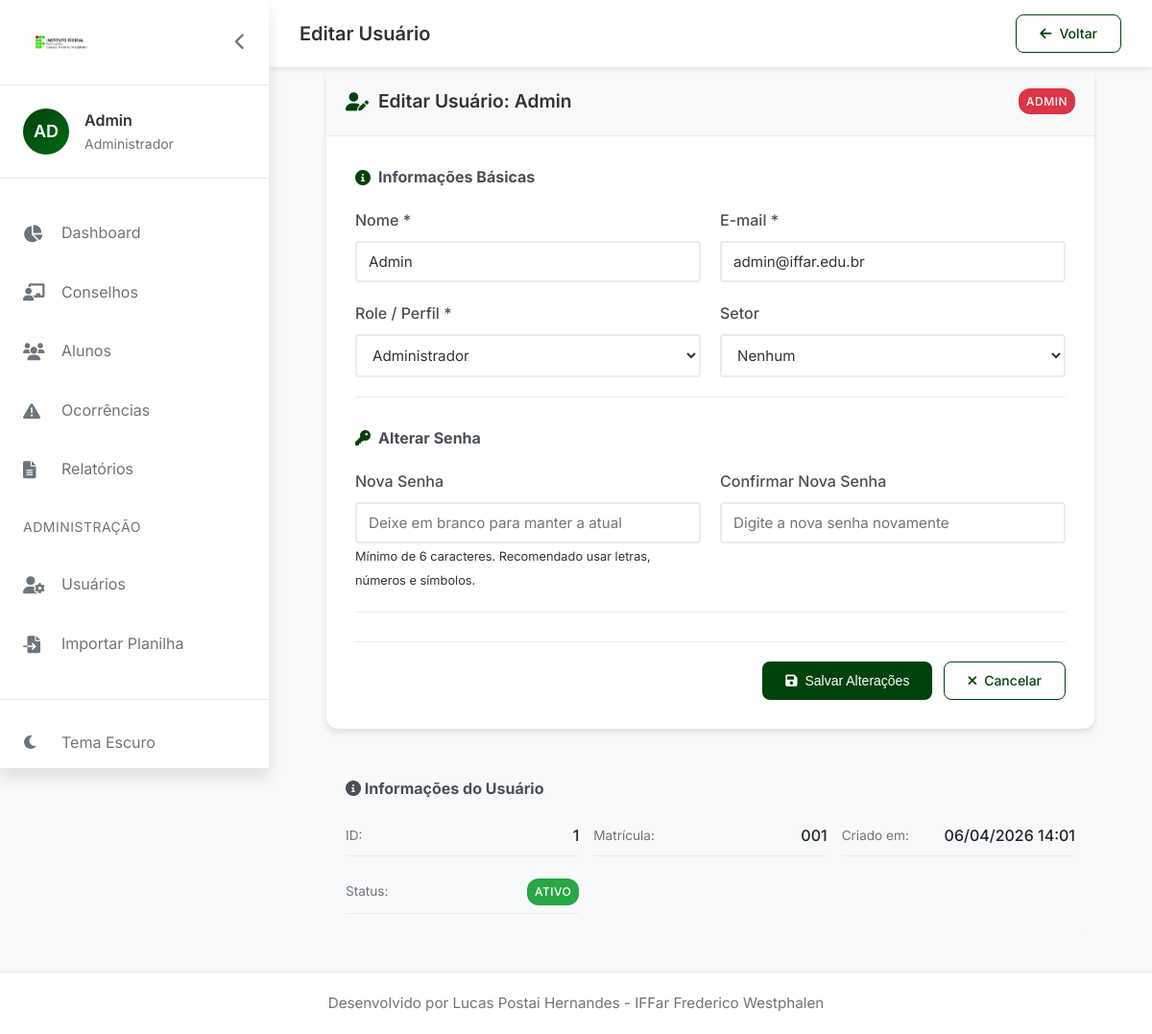
Page /admin/usuarios/1/editar (signed in) on the committed database.
### models.py (models this page shows, shortened)
class Usuario(UserMixin, db.Model):
    __tablename__ = 'usuarios'
    id = db.Column(db.Integer, primary_key=True)
    nome = db.Column(db.String(100), nullable=False)
    email = db.Column(db.String(100), unique=True, nullable=False)
    matricula = db.Column(db.String(20), unique=True, nullable=False)
    senha_hash = db.Column(db.String(200))
    role = db.Column(db.String(50), default='professor')
    setor_id = db.Column(db.Integer, db.ForeignKey('setores.id'))
    foto_perfil = db.Column(db.String(200))
    ativo = db.Column(db.Boolean, default=True)
    primeiro_acesso = db.Column(db.Boolean, default=True)
    ultimo_acesso = db.Column(db.DateTime)
    created_at = db.Column(db.DateTime, default=datetime.utcnow)
    setor = db.relationship('Setor', backref='usuarios')
    def is_admin(self):
        return self.role == 'admin'

### app.py (the view, shortened to what this page needs)
@app.route('/admin/usuarios/<int:id>/editar', methods=['GET', 'POST'])
@login_required
@role_required('admin')
def admin_editar_usuario(id):
    usuario = Usuario.query.get_or_404(id)
    setores = Setor.query.all()
    return render_template('admin/editar_usuario.html', usuario=usuario, setores=setores)

### app.py (called while the page is built)
def role_required(*roles):
    def decorator(f):
        @wraps(f)
        def decorated_function(*args, **kwargs):
            if not current_user.is_authenticated:
                return redirect(url_for('login'))
            if current_user.role not in roles and not current_user.is_admin():
                flash('Você não tem permissão para acessar esta página.', 'danger')
                return redirect(url_for('dashboard'))
            return f(*args, **kwargs)
        return decorated_function
    return decorator

@login_manager.user_loader
def load_user(user_id):
    return Usuario.query.get(int(user_id))

    def __call__(self, environ, start_response):
        path = environ.get('PATH_INFO', '')
        if path == '/':
            start_response('302 Found', [('Location', self.prefix + '/')])
            return []
        if path.startswith(self.prefix):
            environ['PATH_INFO'] = path[len(self.prefix):]
            if not environ['PATH_INFO']:
                environ['PATH_INFO'] = '/'
            environ['SCRIPT_NAME'] = self.prefix
        return self.app(environ, start_response)

### templates/admin/editar_usuario.html (shortened to what this page needs)
{% extends "base.html" %}
{% block page_title %}Editar Usuário{% endblock %}
{% block header_actions %}
<a href="{{ url_for('admin_usuarios') }}" class="btn btn-outline">
    <i class="fas fa-arrow-left"></i> Voltar
</a>
{% endblock %}
{% block content %}
<div class="edit-usuario-container">
    <div class="card">
        <div class="card-header">
            <h3><i class="fas fa-user-edit"></i> Editar Usuário: {{ usuario.nome }}</h3>
            <span class="badge badge-{{ usuario.role }}">{{ usuario.role }}</span>
        </div>
        <div class="card-body">
            <form method="POST" action="{{ url_for('admin_editar_usuario', id=usuario.id) }}" id="formEditarUsuario">
                <div class="form-section">
                    <h4><i class="fas fa-info-circle"></i> Informações Básicas</h4>
                    <div class="form-grid">
                        <div class="form-group">
                            <label for="nome">Nome *</label>
                            <input type="text" name="nome" id="nome" class="form-control" value="{{ usuario.nome }}" required>
                        </div>
                        <div class="form-group">
                            <label for="email">E-mail *</label>
                            <input type="email" name="email" id="email" class="form-control" value="{{ usuario.email }}" required>
                        </div>
                        <div class="form-group">
                            <label for="role">Role / Perfil *</label>
                            <select name="role" id="role" class="form-control" required>
                                <option value="admin" {% if usuario.role == 'admin' %}selected{% endif %}>Administrador</option>
                            </select>
                        </div>
                        <div class="form-group">
                            <label for="setor_id">Setor</label>
                            <select name="setor_id" id="setor_id" class="form-control">
                                <option value="">Nenhum</option>
                            </select>
                        </div>
                    </div>
                </div>
                <div class="form-section">
                    <h4><i class="fas fa-key"></i> Alterar Senha</h4>
                    <div class="form-grid">
                        <div class="form-group">
                            <label for="senha">Nova Senha</label>
                            <input type="password" name="senha" id="senha" class="form-control" placeholder="Deixe em branco para manter a atual">
                            <small class="form-text text-muted">Mínimo de 6 caracteres. Recomendado usar letras, números e símbolos.</small>
                        </div>
                        <div class="form-group">
                            <label for="confirmar_senha">Confirmar Nova Senha</label>
                            <input type="password" name="confirmar_senha" id="confirmar_senha" class="form-control" placeholder="Digite a nova senha novamente">
                        </div>
                    </div>
                </div>
                <div class="form-actions">
                    <button type="submit" class="btn btn-primary">
                        <i class="fas fa-save"></i> Salvar Alterações
                    </button>
                    <a href="{{ url_for('admin_usuarios') }}" class="btn btn-outline">
                        <i class="fas fa-times"></i> Cancelar
                    </a>
                </div>
            </form>
        </div>
    </div>
    <div class="info-card">
        <h4><i class="fas fa-info-circle"></i> Informações do Usuário</h4>
        <div class="info-grid">
            <div class="info-item">
                <span class="info-label">ID:</span>
                <span class="info-value">{{ usuario.id }}</span>
            </div>
            <div class="info-item">
                <span class="info-label">Matrícula:</span>
                <span class="info-value">{{ usuario.matricula or 'Não informada' }}</span>
            </div>
            <div class="info-item">
                <span class="info-label">Criado em:</span>
                <span class="info-value">{{ usuario.created_at.strftime('%d/%m/%Y %H:%M') if usuario.created_at else 'Não disponível' }}</span>
            </div>
            <div class="info-item">
                <span class="info-label">Status:</span>
                <span class="info-value">
                    {% if usuario.ativo %}
                    <span class="badge badge-success">Ativo</span>
                    {% else %}
                    <span class="badge badge-danger">Inativo</span>
                    {% endif %}
                </span>
            </div>
        </div>
    </div>
</div>
{% endblock %}

### templates/base.html (shortened to what this page needs)
<!DOCTYPE html>
<html lang="pt-BR" data-theme="light">
<head>
    <link rel="stylesheet" href="https://cdnjs.cloudflare.com/ajax/libs/font-awesome/6.4.0/css/all.min.css">
    <link rel="stylesheet" href="https://cdnjs.cloudflare.com/ajax/libs/font-awesome/6.0.0/css/all.min.css">
    <link rel="stylesheet" href="{{ url_for('static', filename='css/style.css') }}">
    <link rel="stylesheet" href="{{ url_for('static', filename='css/animations.css') }}">
</head>
<body class="{% if current_user.is_authenticated %}authenticated{% endif %}">
    {% if current_user.is_authenticated %}
    <div class="sidebar" id="sidebar">
        <div class="sidebar-header">
            <img src="{{ url_for('static', filename='images/logo-iffar.png') }}" alt="IFFar" class="logo">
            <button class="sidebar-toggle" id="sidebarToggle">
                <i class="fas fa-chevron-left"></i>
            </button>
        </div>
        <div class="user-info">
            <div class="user-avatar">
                {% if current_user.foto_perfil %}
                <img src="{{ url_for('static', filename=current_user.foto_perfil) }}" alt="{{ current_user.nome }}">
                {% else %}
                <div class="avatar-placeholder">
                    {{ current_user.nome[:2] | upper }}
                </div>
                {% endif %}
            </div>
            <div class="user-details">
                <span class="user-name">{{ current_user.nome }}</span>
                <span class="user-role">
                    {% if current_user.role == 'admin' %}Administrador
                    {% elif current_user.role == 'direcao' %}Direção
                    {% elif current_user.role == 'professor' %}Professor
                    {% else %}{{ current_user.role | title }}{% endif %}
                </span>
            </div>
        </div>
        <nav class="sidebar-nav">
            <ul>
                <li class="{% if request.endpoint == 'dashboard' %}active{% endif %}">
                    <a href="{{ url_for('dashboard') }}">
                        <i class="fas fa-chart-pie"></i>
                        <span>Dashboard</span>
                    </a>
                </li>
                <li class="{% if request.endpoint in ['listar_conselhos', 'novo_conselho', 'ver_conselho'] %}active{% endif %}">
                    <a href="{{ url_for('listar_conselhos') }}">
                        <i class="fas fa-chalkboard-teacher"></i>
                        <span>Conselhos</span>
                    </a>
                </li>
                <li class="{% if request.endpoint in ['listar_alunos', 'novo_aluno', 'ver_aluno'] %}active{% endif %}">
                    <a href="{{ url_for('listar_alunos') }}">
                        <i class="fas fa-users"></i>
                        <span>Alunos</span>
                    </a>
                </li>
                <li class="{% if request.endpoint in ['listar_ocorrencias', 'nova_ocorrencia', 'ver_ocorrencia'] %}active{% endif %}">
                    <a href="{{ url_for('listar_ocorrencias') }}">
                        <i class="fas fa-exclamation-triangle"></i>
                        <span>Ocorrências</span>
                    </a>
                </li>
                <li class="{% if request.endpoint == 'relatorios' %}active{% endif %}">
                    <a href="{{ url_for('relatorios') }}">
                        <i class="fas fa-file-alt"></i>
                        <span>Relatórios</span>
                    </a>
                </li>
                {% if current_user.is_admin() %}
                <li class="divider">Administração</li>
                <li class="{% if request.endpoint == 'admin_usuarios' %}active{% endif %}">
                    <a href="{{ url_for('admin_usuarios') }}">
                        <i class="fas fa-user-cog"></i>
                        <span>Usuários</span>
                    </a>
                </li>
                <li class="nav-item">
                    <a href="{{ url_for('importar_planilha') }}" class="nav-link">
                        <i class="fas fa-file-import"></i>
                        Importar Planilha
                    </a>
                </li>
                {% endif %}
            </ul>
        </nav>
        <div class="sidebar-footer">
            <a href="#" id="themeToggle">
                <i class="fas fa-moon"></i>
                <span>Tema Escuro</span>
            </a>
            <a href="{{ url_for('logout') }}">
            </a>
        </div>
    </div>
    <main class="main-content" id="mainContent">
        <header class="content-header">
            <h1>{% block page_title %}{% endblock %}</h1>
            <div class="header-actions">
                {% block header_actions %}{% endblock %}
            </div>
        </header>
        <div class="content-body">
            {% block content %}{% endblock %}
        </div>
    </main>
    {% else %}
    {% block public_content %}{% endblock %}
    {% endif %}
       {% if current_user.is_authenticated %}
            <footer class="app-footer">
                <div class="footer-content">
                    <p>Desenvolvido por Lucas Postai Hernandes - IFFar Frederico Westphalen</p>
                </div>
            </footer>
    {% endif %}
</body>
</html>

### templates/base.html (style rules this page uses)
.app-footer { background: white; border-top: 1px solid #e9ecef; padding: 20px 24px; margin-top: 40px; box-shadow: 0 -2px 4px rgba(0,0,0,0.02); text-align: center; width: 100%; }
.footer-content { max-width: 1200px; margin: 0 auto; color: #6c757d; font-size: 0.95rem; }
.footer-content p { margin: 0; padding: 0; }
html, body { height: 100%; margin: 0; }
body { display: flex; flex-direction: column; min-height: 100vh; }
.main-content { flex: 1 0 auto; }
.app-footer { flex-shrink: 0; }

### templates/admin/editar_usuario.html (style rules this page uses)
.edit-usuario-container { max-width: 800px; margin: 0 auto; }
.card { background: white; border-radius: var(--radius-lg); box-shadow: var(--shadow-md); overflow: hidden; margin-bottom: 30px; }
.card-header { padding: 20px; background: #f8f9fa; border-bottom: 1px solid #e9ecef; display: flex; justify-content: space-between; align-items: center; }
.card-header h3 { margin: 0; font-size: 1.2rem; display: flex; align-items: center; gap: 10px; }
.card-header h3 i { color: var(--primary); }
.card-body { padding: 30px; }
.form-section { margin-bottom: 30px; padding-bottom: 20px; border-bottom: 1px solid #e9ecef; }
.form-section h4 { margin: 0 0 20px 0; color: #495057; font-size: 1rem; display: flex; align-items: center; gap: 8px; }
.form-section h4 i { color: var(--primary); }
.form-grid { display: grid; grid-template-columns: repeat(2, 1fr); gap: 20px; }
.form-group { margin-bottom: 0; }
.form-group label { display: block; margin-bottom: 8px; font-weight: 500; color: #495057; }
.form-control { width: 100%; padding: 10px 12px; border: 2px solid #e9ecef; border-radius: var(--radius-sm); font-size: 0.95rem; transition: all 0.2s; }
.form-text { font-size: 0.8rem; margin-top: 5px; }
.form-actions { display: flex; gap: 12px; justify-content: flex-end; margin-top: 30px; padding-top: 20px; border-top: 1px solid #e9ecef; }
.info-card { background: #f8f9fa; border-radius: var(--radius-lg); padding: 20px; }
.info-card h4 { margin: 0 0 15px 0; font-size: 1rem; color: #495057; }
.info-grid { display: grid; grid-template-columns: repeat(auto-fit, minmax(200px, 1fr)); gap: 15px; }
.info-item { display: flex; justify-content: space-between; align-items: center; padding: 8px 0; border-bottom: 1px solid #e9ecef; }
.info-label { font-size: 0.85rem; color: #6c757d; }
.info-value { font-weight: 500; color: #212529; }
.badge { padding: 4px 8px; border-radius: 12px; font-size: 0.75rem; font-weight: 500; }
.badge-admin { background: #dc3545; color: white; }
.badge-success { background: #28a745; color: white; }

### rows in the picture
Usuario: nome "AD", nome "Admin", role "ADMIN", email "admin@iffar.edu.br", role "Administrador", id "1", matricula "001", created_at "06/04/2026 14:01"
